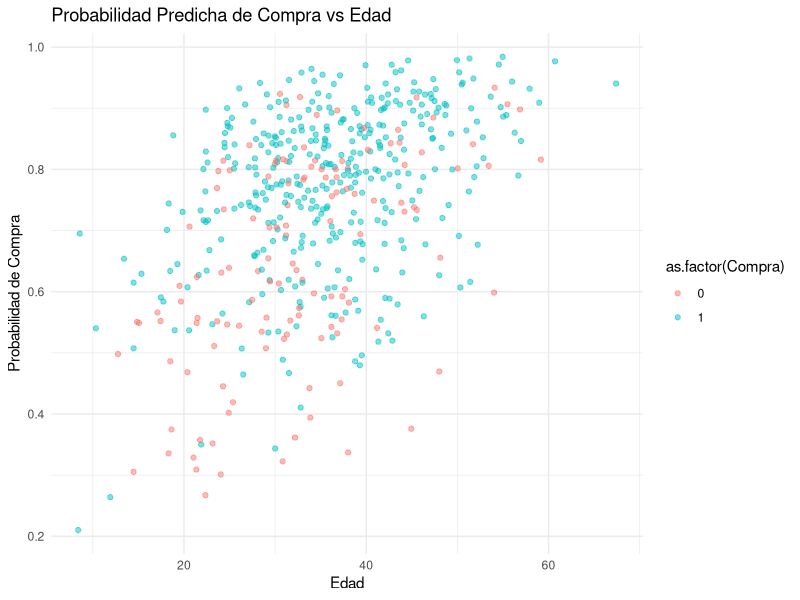
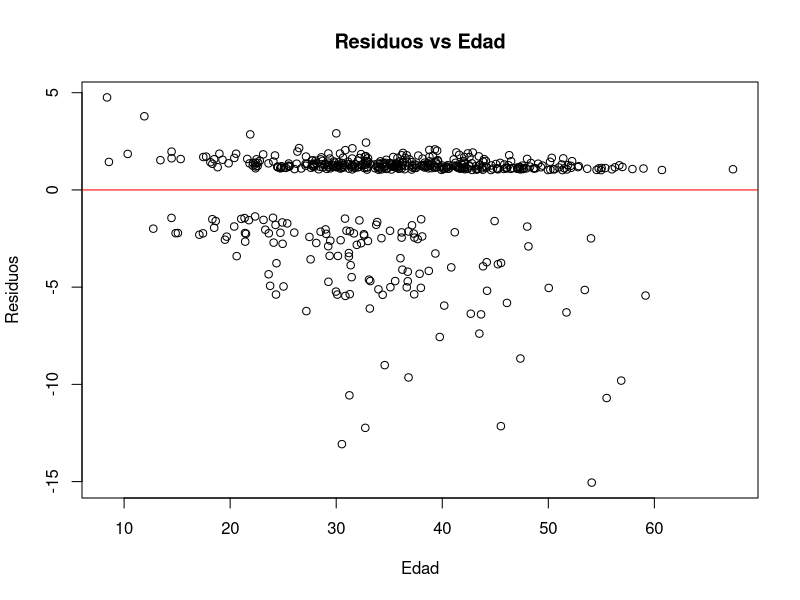
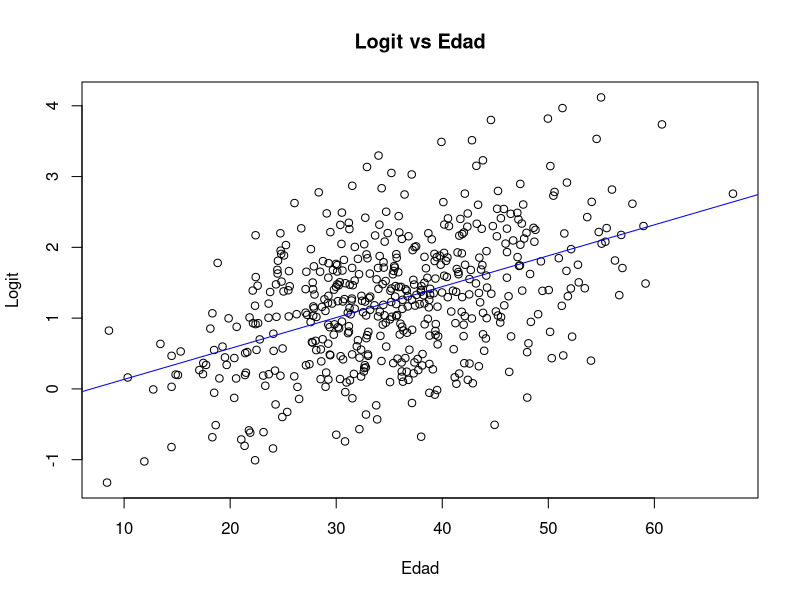
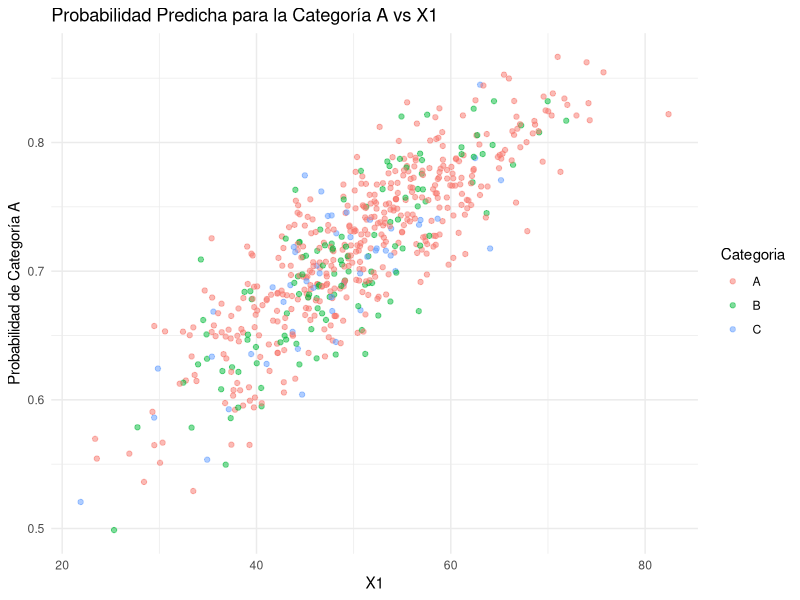
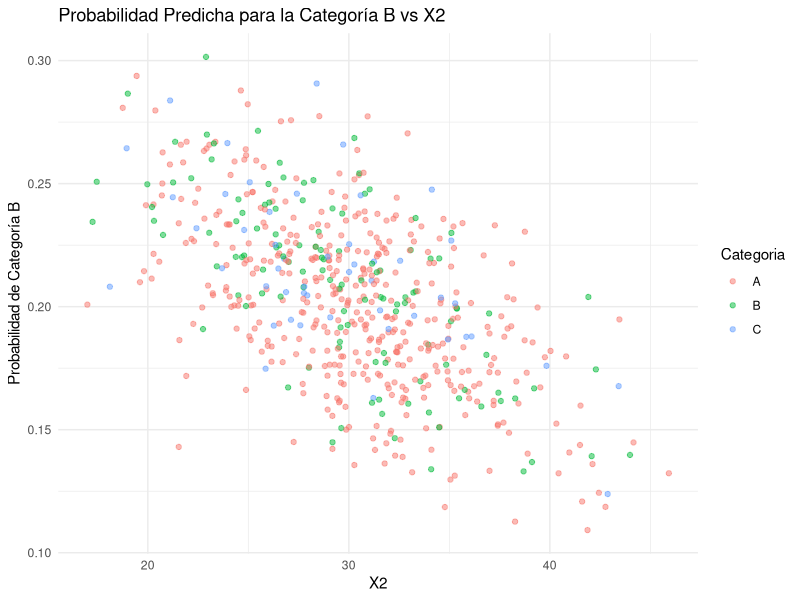
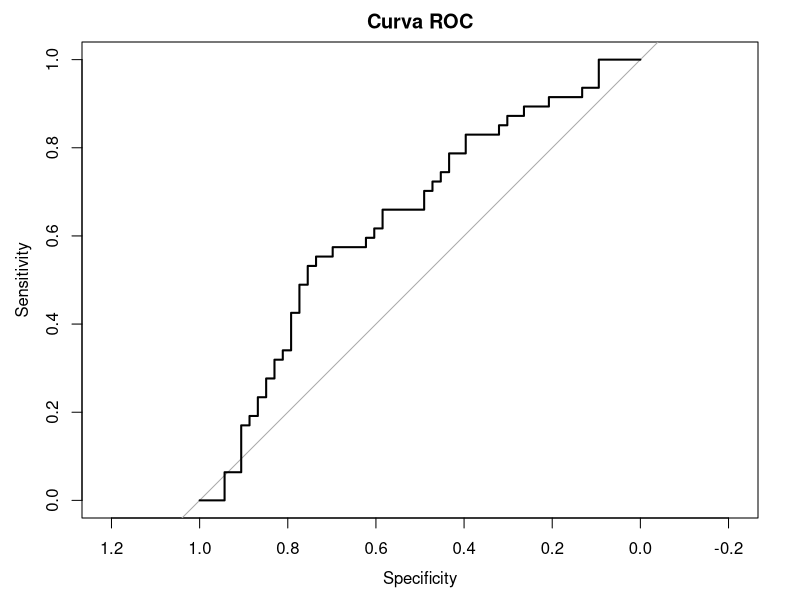
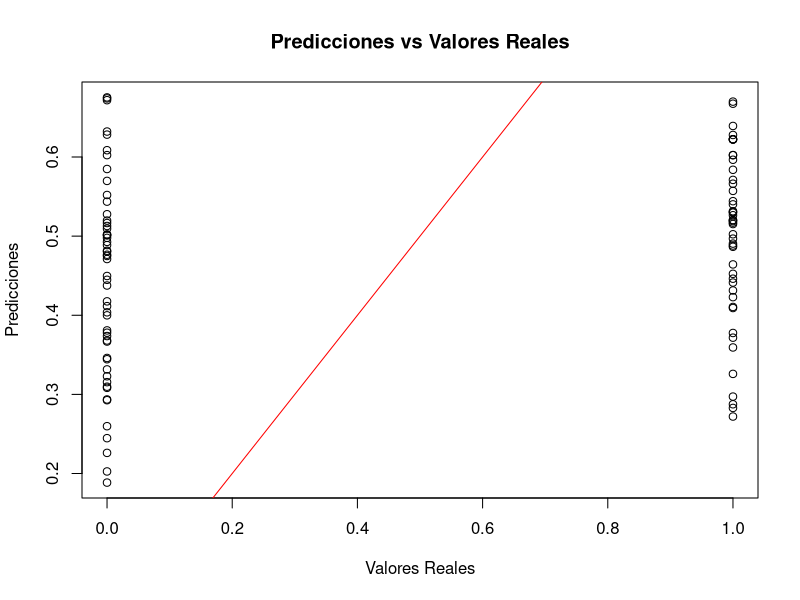

Write R code to recreate these figures, in order.

rm(list=ls())
# Configurar el entorno
set.seed(123)
library(ggplot2)

# Generar datos simulados
n <- 500  # Número de observaciones
Edad <- rnorm(n, mean = 35, sd = 10)  # Edad del cliente
Ingreso <- rnorm(n, mean = 50000, sd = 15000)  # Ingreso del cliente

# Generar la variable dependiente (Compra) usando una función logística
p <- 1 / (1 + exp(-(-3 + 0.05 * Edad + 0.00005 * Ingreso)))  # Probabilidad de compra
Compra <- rbinom(n, size = 1, prob = p)  # Variable dependiente binaria

# Crear el data frame
datos <- data.frame(Edad, Ingreso, Compra)

# Ajustar el modelo de regresión logística
modelo <- glm(Compra ~ Edad + Ingreso, data = datos, family = binomial)

# Resumen del modelo
summary(modelo)

# Ajustar el modelo nulo
modelo_nulo <- glm(Compra ~ 1, data = datos, family = binomial)

# Comparar los modelos con anova
anova_resultado <- anova(modelo_nulo, modelo, test = "Chi")
print(anova_resultado)

# Coeficientes del modelo
coeficientes <- summary(modelo)$coefficients
print(coeficientes)

# Calcular las probabilidades predichas
datos$predicciones <- predict(modelo, type = "response")

# Graficar las predicciones vs Edad
ggplot(datos, aes(x = Edad, y = predicciones)) +
  geom_point(aes(color = as.factor(Compra)), alpha = 0.5) +
  labs(title = "Probabilidad Predicha de Compra vs Edad",
       x = "Edad",
       y = "Probabilidad de Compra") +
  theme_minimal()

# Convertir las predicciones en una clase (0 o 1) con un umbral de 0.5
datos$predicciones_clase <- ifelse(datos$predicciones > 0.5, 1, 0)

# Crear una tabla de contingencia
tabla_contingencia <- table(Predicciones = datos$predicciones_clase, Real = datos$Compra)
print(tabla_contingencia)

# Calcular las métricas
tasa_error <- 1 - sum(diag(tabla_contingencia)) / sum(tabla_contingencia)
sensibilidad <- tabla_contingencia[2, 2] / sum(tabla_contingencia[2, ])
especificidad <- tabla_contingencia[1, 1] / sum(tabla_contingencia[1, ])

cat("Tasa de Error:", tasa_error, "\n")
cat("Sensibilidad:", sensibilidad, "\n")
cat("Especificidad:", especificidad, "\n")

# Gráfico de residuos
plot(modelo$residuals ~ datos$Edad, main = "Residuos vs Edad",
     xlab = "Edad", ylab = "Residuos")
abline(h = 0, col = "red")

# Gráfico Logit vs Edad
logit_predicciones <- log(datos$predicciones / (1 - datos$predicciones))
plot(logit_predicciones ~ datos$Edad, main = "Logit vs Edad",
     xlab = "Edad", ylab = "Logit")
abline(lm(logit_predicciones ~ datos$Edad), col = "blue")



###############################################
################################################
##### Ejemplo con más de dos niveles en var respuesta
###########################################
rm(list=ls())
# Cargar librerías necesarias
# Cargar librerías necesarias
library(nnet)
library(ggplot2)

# Configurar la semilla para reproducibilidad
set.seed(123)

# Generar datos simulados
n <- 600  # Número de observaciones
X1 <- rnorm(n, mean = 50, sd = 10)  # Predictor X1
X2 <- rnorm(n, mean = 30, sd = 5)   # Predictor X2

# Generar valores logit para las categorías
logit_A <- 0.05 * X1 + 0.02 * X2 - 1
logit_B <- 0.03 * X1 - 0.01 * X2 - 0.5

# Convertir logits a probabilidades usando softmax
exp_logit_A <- exp(logit_A)
exp_logit_B <- exp(logit_B)
exp_logit_C <- 1  # Logit para la categoría C se considera 0

# Normalizar las probabilidades
denominator <- exp_logit_A + exp_logit_B + exp_logit_C
p1 <- exp_logit_A / denominator
p2 <- exp_logit_B / denominator
p3 <- exp_logit_C / denominator

# Asignar categorías basadas en las probabilidades
categoria <- sapply(1:n, function(i) {
  sample(c("A", "B", "C"), size = 1, prob = c(p1[i], p2[i], p3[i]))
})

# Crear el data frame
datos <- data.frame(X1, X2, Categoria = as.factor(categoria))


# Ajustar el modelo de regresión logística multinomial
modelo_multinomial <- multinom(Categoria ~ X1 + X2, data = datos)

# Resumen del modelo
summary(modelo_multinomial)

# Coeficientes del modelo
coeficientes <- summary(modelo_multinomial)$coefficients
print(coeficientes)

# Calcular las probabilidades predichas
datos$predicciones <- predict(modelo_multinomial, type = "probs")

# Mostrar las primeras filas de las predicciones
head(datos$predicciones)

# Ajustar el modelo nulo
modelo_nulo <- multinom(Categoria ~ 1, data = datos)

# Comparar los modelos con anova
anova_resultado <- anova(modelo_nulo, modelo_multinomial)
print(anova_resultado)

# Convertir las predicciones en un data frame para graficar
datos_pred <- as.data.frame(datos$predicciones)
colnames(datos_pred) <- c("Prob_A", "Prob_B", "Prob_C")
datos_pred$Categoria <- datos$Categoria

# Graficar las probabilidades predichas para cada categoría
ggplot(datos_pred, aes(x = X1, y = Prob_A, color = Categoria)) +
  geom_point(alpha = 0.5) +
  labs(title = "Probabilidad Predicha para la Categoría A vs X1",
       x = "X1",
       y = "Probabilidad de Categoría A") +
  theme_minimal()

ggplot(datos_pred, aes(x = X2, y = Prob_B, color = Categoria)) +
  geom_point(alpha = 0.5) +
  labs(title = "Probabilidad Predicha para la Categoría B vs X2",
       x = "X2",
       y = "Probabilidad de Categoría B") +
  theme_minimal()


###############################################
##############################################
##### Ejemplo con var indep categórica


rm(list=ls())

# Simular datos
set.seed(123)
n <- 100  # Número de observaciones

# Variable dependiente binaria
y <- rbinom(n, 1, 0.5)

# Variable independiente continua
x1 <- rnorm(n)

# Variable independiente categórica (con 3 niveles)
x2 <- factor(sample(c("A", "B", "C"), n, replace = TRUE))

# Crear un data frame con los datos simulados
data <- data.frame(y, x1, x2)

# Convertir la variable categórica en variables dummy
data$x2 <- relevel(data$x2, ref = "A")  # Establecer "A" como referencia

# Ajustar el modelo de regresión logística
modelo <- glm(y ~ x1 + x2, data = data, family = binomial)

# Resumen del modelo
summary(modelo)

# Validación del modelo
# Predicciones de probabilidad
predicciones <- predict(modelo, type = "response")

# Curva ROC y AUC
library(pROC)
roc_obj <- roc(data$y, predicciones)
plot(roc_obj, main = "Curva ROC")
auc(roc_obj)

# Matriz de confusión
pred_clas <- ifelse(predicciones > 0.5, 1, 0)
table(Predicted = pred_clas, Actual = data$y)

# Gráfica de predicciones vs valores reales
plot(data$y, predicciones, main = "Predicciones vs Valores Reales",
     xlab = "Valores Reales", ylab = "Predicciones")
abline(0, 1, col = "red")

